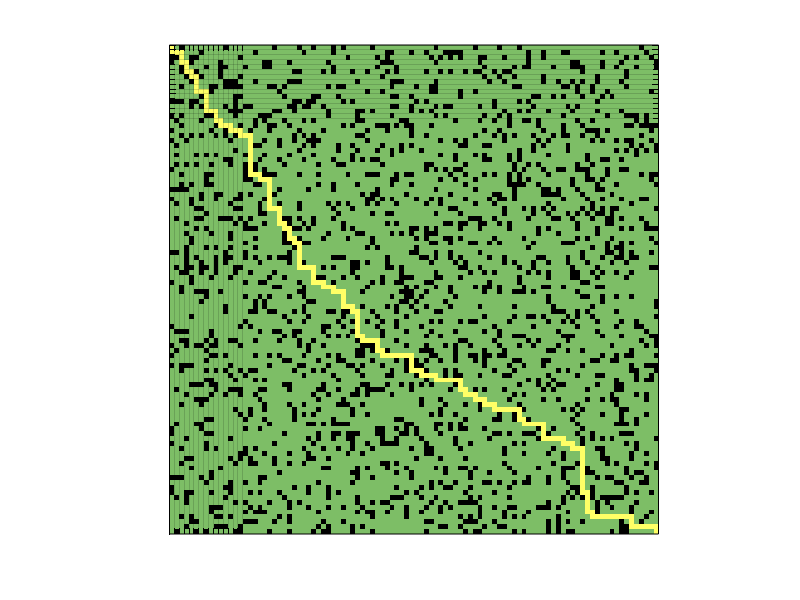

This chart was generated by the following MATLAB code:
clc;
a = csvread("man_3.csv");
[nx,ny] = size(a);
a_copy = a;
ind = find(a<1);
a(ind) = -inf;
%  figure(1)
% imagesc(a)
maxval = max(a(:)); %find maximum intensity
% mymap = [0,0,0;0.5,0.5,0.5;0.75,0.75,0.75];
map = colormap(summer); %get current colormap (usually this will be the default one)
a = floor((a./maxval)*length(map)); % linearly rescale the image to map into the colormap: this is what imagesc does

a_copy=ind2rgb(a, map);

[x, y] = ind2sub(size(a_copy),ind);
% now set colors to white
for indx = 1:length(x)
      a_copy(x(indx),y(indx),:) = [0 0 0];
end
% plot the image
% looks like original image except -inf were set to white
% figure(2)
image(a_copy);
axis off;
imagesc(a_copy);
pbaspect([15 15 1]);
set(gca,'xtick', linspace(0.5,15+0.5,15+1), 'ytick', linspace(0.5,15+0.5,15+1));
set(gca,'xgrid', 'on', 'ygrid', 'on', 'gridlinestyle', '-', 'xcolor', 'k',...
'ycolor', 'k','xticklabel',[], 'yticklabel',[]);